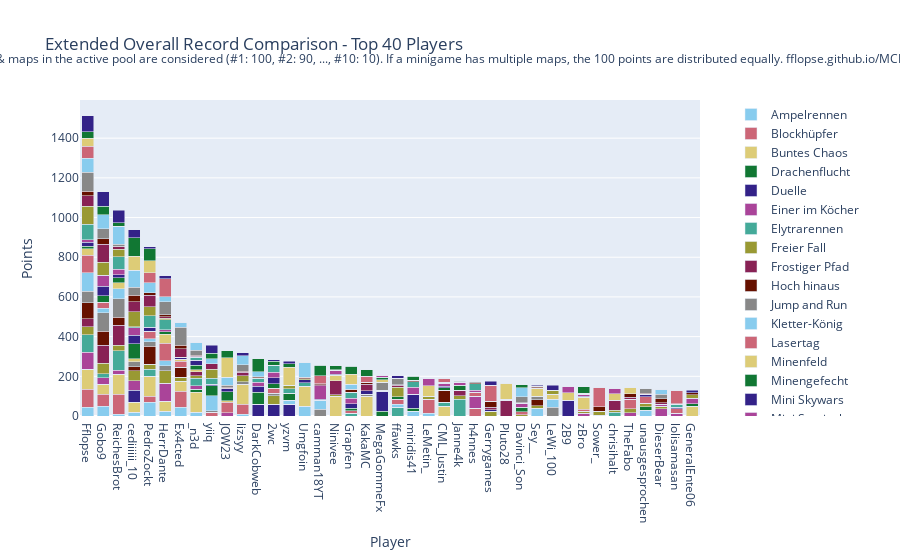

Notebook code cell kept with this figure:
### Code cell
import plotly.graph_objects as go

# Sum all columns to get the total score
outDf['Total'] = outDf.sum(axis=1)

# Sort by total score and fill N/A values with 0
outDf = outDf.sort_values(by='Total', ascending=False).fillna(0)

# Crop to top 10 players
cropDf = outDf.head(40).copy()

# Drop the 'Total' column for plotting
cropDf = cropDf.drop(columns=['Total'])

# Create a color palette
color_palette = px.colors.qualitative.Safe

# Create the stacked bar plot
fig = go.Figure()

for column in cropDf.columns.difference(['Player']):
    fig.add_trace(go.Bar(
        x=cropDf.index,
        y=cropDf[column],
        name=column,
        marker_color=color_palette[len(fig.data) % len(color_palette)]
    ))

# Update layout
fig.update_layout(
    barmode='stack',
    title='Extended Overall Record Comparison - Top 40 Players',
    xaxis=dict(title='Player'),
    yaxis=dict(title='Points'),
    #height=800,
    #width=1000,
    legend=dict(
        x=1.05,
        y=0.5,
        traceorder='normal',
        font=dict(size=12),
        bgcolor='rgba(255, 255, 255, 0)',
        bordercolor='rgba(0, 0, 0, 0)'
    ),
    margin=dict(r=200),  # Adjust right margin to make room for the legend
    annotations=[
        dict(
            x=0.5,
            y=1.1635,
            xref='paper',
            yref='paper',
            text='Max 100 points per minigame. Records #1 through #10 of games & maps in the active pool are considered (#1: 100, #2: 90, ..., #10: 10). If a minigame has multiple maps, the 100 points are distributed equally. fflopse.github.io/MCP-Records/data-analysis/global-ranking.ipynb',
            showarrow=False,
            font=dict(size=12),
            xanchor='center'
        )
    ]
)

fig.show()

# save the plot as an html file

fig.write_html('out/ext_overall_record_comparison.html')

### Figure 1 — Plotly figure (JSON) as saved in the notebook; plotly's stock layout.template omitted (floating-point values rounded to 4 significant figures)
{"data": [{"marker": {"color": "rgb(136, 204, 238)"}, "name": "Ampelrennen", "type": "bar", "x": ["Fflopse", "Gobo9", "ReichesBrot", "cediiiiii_10", "PedroZockt", "HerrDante", "Ex4cted", "_n3d", "yiiq", "JOW23", "lizsyy", "DarkCobweb", "2wc", "yzvm", "Umgfoin", "camman18YT", "Ninivee", "Grapfen", "KakaMC", "MegaGommeFx", "ffawks", "miridis41", "LeMetin_", "CML_Justin", "Janne4k", "h4nnes", "Gerrygames", "Pluto28", "Davinci_Son", "Sey__", "LeWi_100", "2B9", "zBro", "Sower_", "chrisihalt", "TheFabo", "unausgesprochen", "DieserBear", "lolisamasan", "GeneralEnte06"], "y": [45, 50, 10, 20, 70, 25, 45, 20, 0, 0, 10, 0, 0, 0, 50, 0, 0, 0, 0, 0, 0, 25, 15, 0, 0, 0, 0, 0, 0, 40, 0, 0, 0, 0, 0, 0, 30, 0, 0, 0]}, {"marker": {"color": "rgb(204, 102, 119)"}, "name": "Blockhüpfer", "type": "bar", "x": ["Fflopse", "Gobo9", "ReichesBrot", "cediiiiii_10", "PedroZockt", "HerrDante", "Ex4cted", "_n3d", "yiiq", "JOW23", "lizsyy", "DarkCobweb", "2wc", "yzvm", "Umgfoin", "camman18YT", "Ninivee", "Grapfen", "KakaMC", "MegaGommeFx", "ffawks", "miridis41", "LeMetin_", "CML_Justin", "Janne4k", "h4nnes", "Gerrygames", "Pluto28", "Davinci_Son", "Sey__", "LeWi_100", "2B9", "zBro", "Sower_", "chrisihalt", "TheFabo", "unausgesprochen", "DieserBear", "lolisamasan", "GeneralEnte06"], "y": [90, 60, 100, 0, 30, 0, 80, 0, 20, 0, 50, 0, 0, 0, 0, 0, 0, 0, 0, 0, 0, 0, 70, 0, 0, 40, 0, 0, 0, 0, 0, 0, 0, 0, 0, 0, 0, 0, 0, 0]}, {"marker": {"color": "rgb(221, 204, 119)"}, "name": "Buntes Chaos", "type": "bar", "x": ["Fflopse", "Gobo9", "ReichesBrot", "cediiiiii_10", "PedroZockt", "HerrDante", "Ex4cted", "_n3d", "yiiq", "JOW23", "lizsyy", "DarkCobweb", "2wc", "yzvm", "Umgfoin", "camman18YT", "Ninivee", "Grapfen", "KakaMC", "MegaGommeFx", "ffawks", "miridis41", "LeMetin_", "CML_Justin", "Janne4k", "h4nnes", "Gerrygames", "Pluto28", "Davinci_Son", "Sey__", "LeWi_100", "2B9", "zBro", "Sower_", "chrisihalt", "TheFabo", "unausgesprochen", "DieserBear", "lolisamasan", "GeneralEnte06"], "y": [100, 50, 100, 50, 100, 50, 50, 100, 0, 0, 100, 0, 0, 0, 100, 0, 100, 0, 100, 0, 0, 0, 0, 50, 0, 0, 0, 0, 0, 0, 0, 0, 0, 0, 0, 0, 0, 0, 0, 50]}, {"marker": {"color": "rgb(17, 119, 51)"}, "name": "Drachenflucht", "type": "bar", "x": ["Fflopse", "Gobo9", "ReichesBrot", "cediiiiii_10", "PedroZockt", "HerrDante", "Ex4cted", "_n3d", "yiiq", "JOW23", "lizsyy", "DarkCobweb", "2wc", "yzvm", "Umgfoin", "camman18YT", "Ninivee", "Grapfen", "KakaMC", "MegaGommeFx", "ffawks", "miridis41", "LeMetin_", "CML_Justin", "Janne4k", "h4nnes", "Gerrygames", "Pluto28", "Davinci_Son", "Sey__", "LeWi_100", "2B9", "zBro", "Sower_", "chrisihalt", "TheFabo", "unausgesprochen", "DieserBear", "lolisamasan", "GeneralEnte06"], "y": [0, 0, 0, 0, 0, 0, 0, 16, 0, 0, 0, 0, 0, 0, 0, 0, 0, 0, 0, 24, 0, 14, 0, 0, 0, 0, 0, 0, 0, 0, 0, 0, 0, 4, 0, 0, 16, 0, 0, 0]}, {"marker": {"color": "rgb(51, 34, 136)"}, "name": "Duelle", "type": "bar", "x": ["Fflopse", "Gobo9", "ReichesBrot", "cediiiiii_10", "PedroZockt", "HerrDante", "Ex4cted", "_n3d", "yiiq", "JOW23", "lizsyy", "DarkCobweb", "2wc", "yzvm", "Umgfoin", "camman18YT", "Ninivee", "Grapfen", "KakaMC", "MegaGommeFx", "ffawks", "miridis41", "LeMetin_", "CML_Justin", "Janne4k", "h4nnes", "Gerrygames", "Pluto28", "Davinci_Son", "Sey__", "LeWi_100", "2B9", "zBro", "Sower_", "chrisihalt", "TheFabo", "unausgesprochen", "DieserBear", "lolisamasan", "GeneralEnte06"], "y": [0, 0, 0, 60, 0, 0, 0, 0, 0, 0, 0, 60, 60, 60, 0, 0, 0, 0, 0, 100, 0, 70, 0, 0, 0, 0, 0, 0, 0, 0, 0, 80, 0, 0, 0, 0, 0, 0, 0, 0]}, {"marker": {"color": "rgb(170, 68, 153)"}, "name": "Einer im Köcher", "type": "bar", "x": ["Fflopse", "Gobo9", "ReichesBrot", "cediiiiii_10", "PedroZockt", "HerrDante", "Ex4cted", "_n3d", "yiiq", "JOW23", "lizsyy", "DarkCobweb", "2wc", "yzvm", "Umgfoin", "camman18YT", "Ninivee", "Grapfen", "KakaMC", "MegaGommeFx", "ffawks", "miridis41", "LeMetin_", "CML_Justin", "Janne4k", "h4nnes", "Gerrygames", "Pluto28", "Davinci_Son", "Sey__", "LeWi_100", "2B9", "zBro", "Sower_", "chrisihalt", "TheFabo", "unausgesprochen", "DieserBear", "lolisamasan", "GeneralEnte06"], "y": [86.67, 33.33, 20, 46.67, 0, 90, 0, 16.67, 0, 16.67, 0, 0, 0, 0, 0, 0, 0, 0, 0, 0, 0, 0, 0, 0, 0, 60, 0, 0, 0, 0, 0, 0, 13.33, 0, 0, 16.67, 0, 36.67, 13.33, 0]}, {"marker": {"color": "rgb(68, 170, 153)"}, "name": "Elytrarennen", "type": "bar", "x": ["Fflopse", "Gobo9", "ReichesBrot", "cediiiiii_10", "PedroZockt", "HerrDante", "Ex4cted", "_n3d", "yiiq", "JOW23", "lizsyy", "DarkCobweb", "2wc", "yzvm", "Umgfoin", "camman18YT", "Ninivee", "Grapfen", "KakaMC", "MegaGommeFx", "ffawks", "miridis41", "LeMetin_", "CML_Justin", "Janne4k", "h4nnes", "Gerrygames", "Pluto28", "Davinci_Son", "Sey__", "LeWi_100", "2B9", "zBro", "Sower_", "chrisihalt", "TheFabo", "unausgesprochen", "DieserBear", "lolisamasan", "GeneralEnte06"], "y": [86.67, 20, 100, 0, 36.67, 0, 0, 36.67, 0, 0, 0, 0, 0, 0, 16.67, 0, 0, 13.33, 0, 0, 43.33, 0, 0, 20, 83.33, 0, 0, 0, 0, 0, 0, 0, 0, 0, 20, 0, 0, 0, 0, 0]}, {"marker": {"color": "rgb(153, 153, 51)"}, "name": "Freier Fall", "type": "bar", "x": ["Fflopse", "Gobo9", "ReichesBrot", "cediiiiii_10", "PedroZockt", "HerrDante", "Ex4cted", "_n3d", "yiiq", "JOW23", "lizsyy", "DarkCobweb", "2wc", "yzvm", "Umgfoin", "camman18YT", "Ninivee", "Grapfen", "KakaMC", "MegaGommeFx", "ffawks", "miridis41", "LeMetin_", "CML_Justin", "Janne4k", "h4nnes", "Gerrygames", "Pluto28", "Davinci_Son", "Sey__", "LeWi_100", "2B9", "zBro", "Sower_", "chrisihalt", "TheFabo", "unausgesprochen", "DieserBear", "lolisamasan", "GeneralEnte06"], "y": [42.5, 52.5, 27.5, 52.5, 25, 62.5, 20, 12.5, 0, 0, 0, 0, 42.5, 0, 0, 0, 7.5, 0, 0, 5, 0, 0, 15, 0, 17.5, 0, 25, 0, 7.5, 12.5, 0, 0, 10, 20, 10, 20, 17.5, 12.5, 0, 0]}, {"marker": {"color": "rgb(136, 34, 85)"}, "name": "Frostiger Pfad", "type": "bar", "x": ["Fflopse", "Gobo9", "ReichesBrot", "cediiiiii_10", "PedroZockt", "HerrDante", "Ex4cted", "_n3d", "yiiq", "JOW23", "lizsyy", "DarkCobweb", "2wc", "yzvm", "Umgfoin", "camman18YT", "Ninivee", "Grapfen", "KakaMC", "MegaGommeFx", "ffawks", "miridis41", "LeMetin_", "CML_Justin", "Janne4k", "h4nnes", "Gerrygames", "Pluto28", "Davinci_Son", "Sey__", "LeWi_100", "2B9", "zBro", "Sower_", "chrisihalt", "TheFabo", "unausgesprochen", "DieserBear", "lolisamasan", "GeneralEnte06"], "y": [40, 90, 100, 0, 0, 0, 0, 20, 0, 0, 0, 0, 0, 0, 0, 0, 70, 0, 0, 0, 0, 0, 0, 0, 30, 0, 0, 80, 0, 0, 0, 0, 0, 0, 50, 0, 0, 0, 0, 0]}, {"marker": {"color": "rgb(102, 17, 0)"}, "name": "Hoch hinaus", "type": "bar", "x": ["Fflopse", "Gobo9", "ReichesBrot", "cediiiiii_10", "PedroZockt", "HerrDante", "Ex4cted", "_n3d", "yiiq", "JOW23", "lizsyy", "DarkCobweb", "2wc", "yzvm", "Umgfoin", "camman18YT", "Ninivee", "Grapfen", "KakaMC", "MegaGommeFx", "ffawks", "miridis41", "LeMetin_", "CML_Justin", "Janne4k", "h4nnes", "Gerrygames", "Pluto28", "Davinci_Son", "Sey__", "LeWi_100", "2B9", "zBro", "Sower_", "chrisihalt", "TheFabo", "unausgesprochen", "DieserBear", "lolisamasan", "GeneralEnte06"], "y": [80, 70, 40, 20, 90, 0, 50, 0, 0, 0, 0, 0, 0, 0, 0, 0, 0, 0, 0, 0, 0, 0, 0, 60, 0, 0, 0, 0, 0, 30, 0, 0, 0, 0, 0, 0, 0, 0, 0, 0]}, {"marker": {"color": "rgb(136, 136, 136)"}, "name": "Jump and Run", "type": "bar", "x": ["Fflopse", "Gobo9", "ReichesBrot", "cediiiiii_10", "PedroZockt", "HerrDante", "Ex4cted", "_n3d", "yiiq", "JOW23", "lizsyy", "DarkCobweb", "2wc", "yzvm", "Umgfoin", "camman18YT", "Ninivee", "Grapfen", "KakaMC", "MegaGommeFx", "ffawks", "miridis41", "LeMetin_", "CML_Justin", "Janne4k", "h4nnes", "Gerrygames", "Pluto28", "Davinci_Son", "Sey__", "LeWi_100", "2B9", "zBro", "Sower_", "chrisihalt", "TheFabo", "unausgesprochen", "DieserBear", "lolisamasan", "GeneralEnte06"], "y": [56.67, 93.33, 93.33, 23.33, 23.33, 26.67, 0, 0, 6.667, 0, 13.33, 0, 13.33, 0, 0, 33.33, 0, 0, 10, 40, 0, 0, 0, 0, 0, 0, 0, 0, 0, 16.67, 43.33, 0, 0, 0, 0, 0, 0, 0, 0, 0]}, {"marker": {"color": "rgb(136, 204, 238)"}, "name": "Kletter-König", "type": "bar", "x": ["Fflopse", "Gobo9", "ReichesBrot", "cediiiiii_10", "PedroZockt", "HerrDante", "Ex4cted", "_n3d", "yiiq", "JOW23", "lizsyy", "DarkCobweb", "2wc", "yzvm", "Umgfoin", "camman18YT", "Ninivee", "Grapfen", "KakaMC", "MegaGommeFx", "ffawks", "miridis41", "LeMetin_", "CML_Justin", "Janne4k", "h4nnes", "Gerrygames", "Pluto28", "Davinci_Son", "Sey__", "LeWi_100", "2B9", "zBro", "Sower_", "chrisihalt", "TheFabo", "unausgesprochen", "DieserBear", "lolisamasan", "GeneralEnte06"], "y": [95, 25, 50, 0, 15, 25, 0, 0, 75, 0, 0, 0, 0, 20, 0, 45, 0, 0, 0, 0, 15, 0, 0, 0, 0, 0, 0, 0, 0, 0, 40, 0, 0, 0, 0, 0, 0, 0, 0, 0]}, {"marker": {"color": "rgb(204, 102, 119)"}, "name": "Lasertag", "type": "bar", "x": ["Fflopse", "Gobo9", "ReichesBrot", "cediiiiii_10", "PedroZockt", "HerrDante", "Ex4cted", "_n3d", "yiiq", "JOW23", "lizsyy", "DarkCobweb", "2wc", "yzvm", "Umgfoin", "camman18YT", "Ninivee", "Grapfen", "KakaMC", "MegaGommeFx", "ffawks", "miridis41", "LeMetin_", "CML_Justin", "Janne4k", "h4nnes", "Gerrygames", "Pluto28", "Davinci_Son", "Sey__", "LeWi_100", "2B9", "zBro", "Sower_", "chrisihalt", "TheFabo", "unausgesprochen", "DieserBear", "lolisamasan", "GeneralEnte06"], "y": [86.67, 30, 0, 0, 36.67, 86.67, 30, 0, 0, 53.33, 0, 0, 23.33, 0, 0, 0, 0, 13.33, 0, 0, 26.67, 0, 0, 0, 0, 20, 0, 0, 13.33, 0, 0, 0, 10, 0, 0, 46.67, 33.33, 0, 23.33, 0]}, {"marker": {"color": "rgb(221, 204, 119)"}, "name": "Minenfeld", "type": "bar", "x": ["Fflopse", "Gobo9", "ReichesBrot", "cediiiiii_10", "PedroZockt", "HerrDante", "Ex4cted", "_n3d", "yiiq", "JOW23", "lizsyy", "DarkCobweb", "2wc", "yzvm", "Umgfoin", "camman18YT", "Ninivee", "Grapfen", "KakaMC", "MegaGommeFx", "ffawks", "miridis41", "LeMetin_", "CML_Justin", "Janne4k", "h4nnes", "Gerrygames", "Pluto28", "Davinci_Son", "Sey__", "LeWi_100", "2B9", "zBro", "Sower_", "chrisihalt", "TheFabo", "unausgesprochen", "DieserBear", "lolisamasan", "GeneralEnte06"], "y": [33.33, 0, 30, 16.67, 0, 46.67, 10, 10, 0, 6.667, 0, 0, 0, 0, 0, 0, 26.67, 0, 0, 13.33, 0, 0, 53.33, 0, 0, 0, 0, 0, 0, 40, 26.67, 36.67, 60, 0, 33.33, 0, 0, 0, 0, 0]}, {"marker": {"color": "rgb(17, 119, 51)"}, "name": "Minengefecht", "type": "bar", "x": ["Fflopse", "Gobo9", "ReichesBrot", "cediiiiii_10", "PedroZockt", "HerrDante", "Ex4cted", "_n3d", "yiiq", "JOW23", "lizsyy", "DarkCobweb", "2wc", "yzvm", "Umgfoin", "camman18YT", "Ninivee", "Grapfen", "KakaMC", "MegaGommeFx", "ffawks", "miridis41", "LeMetin_", "CML_Justin", "Janne4k", "h4nnes", "Gerrygames", "Pluto28", "Davinci_Son", "Sey__", "LeWi_100", "2B9", "zBro", "Sower_", "chrisihalt", "TheFabo", "unausgesprochen", "DieserBear", "lolisamasan", "GeneralEnte06"], "y": [12.5, 32.5, 25, 75, 0, 12.5, 0, 25, 50, 45, 0, 60, 22.5, 35, 0, 0, 0, 12.5, 0, 12.5, 12.5, 0, 0, 12.5, 25, 0, 0, 0, 22.5, 0, 0, 0, 0, 0, 0, 0, 0, 0, 0, 12.5]}, {"marker": {"color": "rgb(51, 34, 136)"}, "name": "Mini Skywars", "type": "bar", "x": ["Fflopse", "Gobo9", "ReichesBrot", "cediiiiii_10", "PedroZockt", "HerrDante", "Ex4cted", "_n3d", "yiiq", "JOW23", "lizsyy", "DarkCobweb", "2wc", "yzvm", "Umgfoin", "camman18YT", "Ninivee", "Grapfen", "KakaMC", "MegaGommeFx", "ffawks", "miridis41", "LeMetin_", "CML_Justin", "Janne4k", "h4nnes", "Gerrygames", "Pluto28", "Davinci_Son", "Sey__", "LeWi_100", "2B9", "zBro", "Sower_", "chrisihalt", "TheFabo", "unausgesprochen", "DieserBear", "lolisamasan", "GeneralEnte06"], "y": [20, 48.33, 16.67, 43.33, 21.67, 0, 11.67, 23.33, 8.333, 16.67, 0, 30, 31.67, 0, 15, 6.667, 6.667, 23.33, 16.67, 0, 0, 0, 0, 8.333, 0, 0, 6.667, 0, 0, 0, 0, 0, 6.667, 0, 0, 0, 13.33, 0, 6.667, 0]}, {"marker": {"color": "rgb(170, 68, 153)"}, "name": "Mini Survivalgames", "type": "bar", "x": ["Fflopse", "Gobo9", "ReichesBrot", "cediiiiii_10", "PedroZockt", "HerrDante", "Ex4cted", "_n3d", "yiiq", "JOW23", "lizsyy", "DarkCobweb", "2wc", "yzvm", "Umgfoin", "camman18YT", "Ninivee", "Grapfen", "KakaMC", "MegaGommeFx", "ffawks", "miridis41", "LeMetin_", "CML_Justin", "Janne4k", "h4nnes", "Gerrygames", "Pluto28", "Davinci_Son", "Sey__", "LeWi_100", "2B9", "zBro", "Sower_", "chrisihalt", "TheFabo", "unausgesprochen", "DieserBear", "lolisamasan", "GeneralEnte06"], "y": [13.33, 53.33, 26.67, 36.67, 0, 10, 0, 0, 0, 0, 0, 20, 26.67, 0, 0, 66.67, 20, 26.67, 0, 10, 0, 36.67, 33.33, 13.33, 13.33, 10, 0, 0, 20, 0, 0, 33.33, 10, 0, 26.67, 0, 0, 10, 0, 26.67]}, {"marker": {"color": "rgb(68, 170, 153)"}, "name": "Paintball", "type": "bar", "x": ["Fflopse", "Gobo9", "ReichesBrot", "cediiiiii_10", "PedroZockt", "HerrDante", "Ex4cted", "_n3d", "yiiq", "JOW23", "lizsyy", "DarkCobweb", "2wc", "yzvm", "Umgfoin", "camman18YT", "Ninivee", "Grapfen", "KakaMC", "MegaGommeFx", "ffawks", "miridis41", "LeMetin_", "CML_Justin", "Janne4k", "h4nnes", "Gerrygames", "Pluto28", "Davinci_Son", "Sey__", "LeWi_100", "2B9", "zBro", "Sower_", "chrisihalt", "TheFabo", "unausgesprochen", "DieserBear", "lolisamasan", "GeneralEnte06"], "y": [76.67, 0, 63.33, 6.667, 56.67, 50, 0, 16.67, 30, 0, 0, 20, 33.33, 23.33, 0, 0, 0, 30, 0, 0, 0, 26.67, 0, 0, 0, 33.33, 0, 0, 0, 0, 0, 0, 0, 0, 0, 0, 0, 0, 16.67, 0]}, {"marker": {"color": "rgb(153, 153, 51)"}, "name": "Pferderennen", "type": "bar", "x": ["Fflopse", "Gobo9", "ReichesBrot", "cediiiiii_10", "PedroZockt", "HerrDante", "Ex4cted", "_n3d", "yiiq", "JOW23", "lizsyy", "DarkCobweb", "2wc", "yzvm", "Umgfoin", "camman18YT", "Ninivee", "Grapfen", "KakaMC", "MegaGommeFx", "ffawks", "miridis41", "LeMetin_", "CML_Justin", "Janne4k", "h4nnes", "Gerrygames", "Pluto28", "Davinci_Son", "Sey__", "LeWi_100", "2B9", "zBro", "Sower_", "chrisihalt", "TheFabo", "unausgesprochen", "DieserBear", "lolisamasan", "GeneralEnte06"], "y": [91.67, 66.67, 38.33, 73.33, 45, 6.667, 0, 0, 45, 0, 28.33, 0, 0, 13.33, 6.667, 0, 0, 0, 0, 0, 46.67, 0, 0, 0, 0, 0, 0, 0, 0, 3.333, 20, 0, 0, 0, 0, 0, 0, 0, 0, 18.33]}, {"marker": {"color": "rgb(136, 34, 85)"}, "name": "Replika", "type": "bar", "x": ["Fflopse", "Gobo9", "ReichesBrot", "cediiiiii_10", "PedroZockt", "HerrDante", "Ex4cted", "_n3d", "yiiq", "JOW23", "lizsyy", "DarkCobweb", "2wc", "yzvm", "Umgfoin", "camman18YT", "Ninivee", "Grapfen", "KakaMC", "MegaGommeFx", "ffawks", "miridis41", "LeMetin_", "CML_Justin", "Janne4k", "h4nnes", "Gerrygames", "Pluto28", "Davinci_Son", "Sey__", "LeWi_100", "2B9", "zBro", "Sower_", "chrisihalt", "TheFabo", "unausgesprochen", "DieserBear", "lolisamasan", "GeneralEnte06"], "y": [53.79, 90.87, 12.52, 51.46, 57.38, 8.35, 43.11, 4.951, 28.64, 2.718, 18.54, 1.942, 2.621, 0, 0, 5.146, 0, 1.359, 32.62, 0.2913, 11.55, 0, 0.1942, 2.427, 0, 0, 12.62, 2.33, 0.2913, 0.1942, 0.2913, 0, 0.1942, 0, 0, 11.17, 0.1942, 7.184, 0, 0.3883]}, {"marker": {"color": "rgb(102, 17, 0)"}, "name": "Sammelwahn", "type": "bar", "x": ["Fflopse", "Gobo9", "ReichesBrot", "cediiiiii_10", "PedroZockt", "HerrDante", "Ex4cted", "_n3d", "yiiq", "JOW23", "lizsyy", "DarkCobweb", "2wc", "yzvm", "Umgfoin", "camman18YT", "Ninivee", "Grapfen", "KakaMC", "MegaGommeFx", "ffawks", "miridis41", "LeMetin_", "CML_Justin", "Janne4k", "h4nnes", "Gerrygames", "Pluto28", "Davinci_Son", "Sey__", "LeWi_100", "2B9", "zBro", "Sower_", "chrisihalt", "TheFabo", "unausgesprochen", "DieserBear", "lolisamasan", "GeneralEnte06"], "y": [22.25, 27.75, 3.25, 34, 14.5, 9.5, 16.75, 3.25, 0, 3.5, 5, 5.5, 0, 3.75, 6.75, 6, 2, 15, 10.75, 0, 2.25, 7, 2.75, 4.5, 0, 4.75, 30.25, 2.25, 3.25, 7.5, 0, 0, 3.5, 21.75, 3.25, 16.75, 3.25, 19.5, 0.75, 9.75]}, {"marker": {"color": "rgb(136, 136, 136)"}, "name": "Schießstand", "type": "bar", "x": ["Fflopse", "Gobo9", "ReichesBrot", "cediiiiii_10", "PedroZockt", "HerrDante", "Ex4cted", "_n3d", "yiiq", "JOW23", "lizsyy", "DarkCobweb", "2wc", "yzvm", "Umgfoin", "camman18YT", "Ninivee", "Grapfen", "KakaMC", "MegaGommeFx", "ffawks", "miridis41", "LeMetin_", "CML_Justin", "Janne4k", "h4nnes", "Gerrygames", "Pluto28", "Davinci_Son", "Sey__", "LeWi_100", "2B9", "zBro", "Sower_", "chrisihalt", "TheFabo", "unausgesprochen", "DieserBear", "lolisamasan", "GeneralEnte06"], "y": [96.67, 50, 10, 40, 0, 66.67, 90, 26.67, 0, 10, 33.33, 0, 0, 0, 0, 0, 0, 0, 0, 0, 33.33, 0, 0, 0, 0, 6.667, 0, 0, 30, 0, 0, 0, 0, 0, 0, 0, 26.67, 23.33, 0, 0]}, {"marker": {"color": "rgb(136, 204, 238)"}, "name": "Spleef", "type": "bar", "x": ["Fflopse", "Gobo9", "ReichesBrot", "cediiiiii_10", "PedroZockt", "HerrDante", "Ex4cted", "_n3d", "yiiq", "JOW23", "lizsyy", "DarkCobweb", "2wc", "yzvm", "Umgfoin", "camman18YT", "Ninivee", "Grapfen", "KakaMC", "MegaGommeFx", "ffawks", "miridis41", "LeMetin_", "CML_Justin", "Janne4k", "h4nnes", "Gerrygames", "Pluto28", "Davinci_Son", "Sey__", "LeWi_100", "2B9", "zBro", "Sower_", "chrisihalt", "TheFabo", "unausgesprochen", "DieserBear", "lolisamasan", "GeneralEnte06"], "y": [70, 70, 90, 85, 50, 25, 25, 40, 25, 40, 45, 25, 0, 0, 75, 0, 0, 25, 0, 0, 0, 0, 0, 0, 0, 0, 0, 0, 45, 0, 0, 0, 0, 0, 0, 0, 0, 25, 0, 0]}, {"marker": {"color": "rgb(204, 102, 119)"}, "name": "Todeswürfel", "type": "bar", "x": ["Fflopse", "Gobo9", "ReichesBrot", "cediiiiii_10", "PedroZockt", "HerrDante", "Ex4cted", "_n3d", "yiiq", "JOW23", "lizsyy", "DarkCobweb", "2wc", "yzvm", "Umgfoin", "camman18YT", "Ninivee", "Grapfen", "KakaMC", "MegaGommeFx", "ffawks", "miridis41", "LeMetin_", "CML_Justin", "Janne4k", "h4nnes", "Gerrygames", "Pluto28", "Davinci_Son", "Sey__", "LeWi_100", "2B9", "zBro", "Sower_", "chrisihalt", "TheFabo", "unausgesprochen", "DieserBear", "lolisamasan", "GeneralEnte06"], "y": [60, 0, 0, 0, 50, 90, 0, 0, 0, 0, 0, 0, 0, 0, 0, 40, 0, 0, 30, 0, 0, 0, 0, 20, 0, 0, 80, 0, 0, 0, 0, 0, 0, 100, 0, 0, 0, 0, 70, 0]}, {"marker": {"color": "rgb(221, 204, 119)"}, "name": "Waffenfolge", "type": "bar", "x": ["Fflopse", "Gobo9", "ReichesBrot", "cediiiiii_10", "PedroZockt", "HerrDante", "Ex4cted", "_n3d", "yiiq", "JOW23", "lizsyy", "DarkCobweb", "2wc", "yzvm", "Umgfoin", "camman18YT", "Ninivee", "Grapfen", "KakaMC", "MegaGommeFx", "ffawks", "miridis41", "LeMetin_", "CML_Justin", "Janne4k", "h4nnes", "Gerrygames", "Pluto28", "Davinci_Son", "Sey__", "LeWi_100", "2B9", "zBro", "Sower_", "chrisihalt", "TheFabo", "unausgesprochen", "DieserBear", "lolisamasan", "GeneralEnte06"], "y": [40, 0, 0, 70, 60, 0, 0, 0, 0, 100, 0, 0, 0, 90, 0, 0, 0, 50, 0, 0, 0, 0, 0, 0, 0, 0, 0, 80, 0, 0, 0, 0, 0, 0, 0, 30, 0, 0, 0, 0]}, {"marker": {"color": "rgb(17, 119, 51)"}, "name": "Walls", "type": "bar", "x": ["Fflopse", "Gobo9", "ReichesBrot", "cediiiiii_10", "PedroZockt", "HerrDante", "Ex4cted", "_n3d", "yiiq", "JOW23", "lizsyy", "DarkCobweb", "2wc", "yzvm", "Umgfoin", "camman18YT", "Ninivee", "Grapfen", "KakaMC", "MegaGommeFx", "ffawks", "miridis41", "LeMetin_", "CML_Justin", "Janne4k", "h4nnes", "Gerrygames", "Pluto28", "Davinci_Son", "Sey__", "LeWi_100", "2B9", "zBro", "Sower_", "chrisihalt", "TheFabo", "unausgesprochen", "DieserBear", "lolisamasan", "GeneralEnte06"], "y": [33.33, 43.33, 16.67, 93.33, 60, 0, 0, 0, 26.67, 33.33, 0, 66.67, 20, 16.67, 0, 53.33, 20, 40, 33.33, 0, 0, 20, 0, 0, 6.667, 0, 0, 0, 16.67, 0, 0, 0, 33.33, 0, 0, 0, 0, 0, 0, 0]}, {"marker": {"color": "rgb(51, 34, 136)"}, "name": "Wettrennen", "type": "bar", "x": ["Fflopse", "Gobo9", "ReichesBrot", "cediiiiii_10", "PedroZockt", "HerrDante", "Ex4cted", "_n3d", "yiiq", "JOW23", "lizsyy", "DarkCobweb", "2wc", "yzvm", "Umgfoin", "camman18YT", "Ninivee", "Grapfen", "KakaMC", "MegaGommeFx", "ffawks", "miridis41", "LeMetin_", "CML_Justin", "Janne4k", "h4nnes", "Gerrygames", "Pluto28", "Davinci_Son", "Sey__", "LeWi_100", "2B9", "zBro", "Sower_", "chrisihalt", "TheFabo", "unausgesprochen", "DieserBear", "lolisamasan", "GeneralEnte06"], "y": [80, 74, 64, 40, 10, 16, 0, 0, 40, 0, 14, 0, 8, 14, 0, 0, 0, 0, 0, 0, 12, 0, 4, 0, 0, 0, 20, 0, 0, 6, 24, 0, 0, 0, 0, 0, 0, 0, 0, 12]}], "layout": {"annotations": [{"font": {"size": 12}, "showarrow": false, "text": "Max 100 points per minigame. Records #1 through #10 of games & maps in the active pool are considered (#1: 100, #2: 90, ..., #10: 10). If a minigame has multiple maps, the 100 points are distributed equally. fflopse.github.io/MCP-Records/data-analysis/global-ranking.ipynb", "x": 0.5, "xanchor": "center", "xref": "paper", "y": 1.163, "yref": "paper"}], "barmode": "stack", "legend": {"bgcolor": "rgba(255, 255, 255, 0)", "bordercolor": "rgba(0, 0, 0, 0)", "font": {"size": 12}, "traceorder": "normal", "x": 1.05, "y": 0.5}, "margin": {"r": 200}, "title": {"text": "Extended Overall Record Comparison - Top 40 Players"}, "xaxis": {"title": {"text": "Player"}}, "yaxis": {"title": {"text": "Points"}}}}
